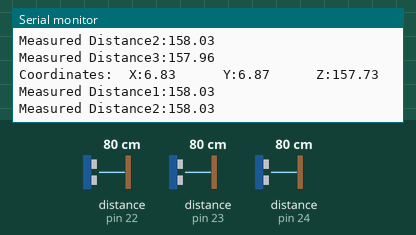
A sketch run on a simulated Arduino Mega 2560, built with avr-gcc and run on an emulated ATmega2560. On the bench: the last lines printed to the serial monitor. Wiring (inferred from the names in the program): 3 × ultrasonic range finder: trigger pin 3, echo pin 22 / trigger pin 5, echo pin 24 / trigger pin 6, echo pin 23. The inputs (shaded band) are chosen by the test bench; at power-on: distance to the obstacle (sensors on pin 22, pin 23, pin 24) 80 cm. The echo pulse lasts 58.3 µs per cm.

Above: at 1.2 s.
1.3 s: distance to the obstacle (sensor on pin 22) set to 2 cm
At 1.9 s:
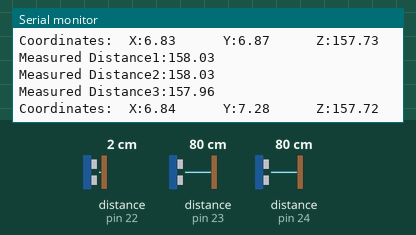
4.9 s: distance to the obstacle (sensor on pin 23) set to 2 cm
At 6.2 s:
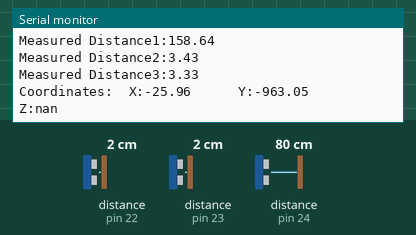
6.4 s: distance to the obstacle (sensor on pin 24) set to 2 cm
At 7.6 s:
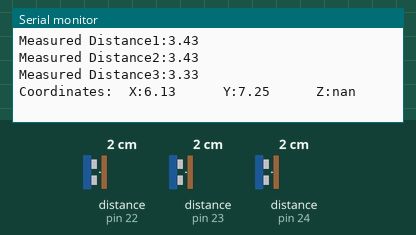
7.9 s: distance to the obstacle (sensor on pin 22) set to 9 cm
At 9.8 s:
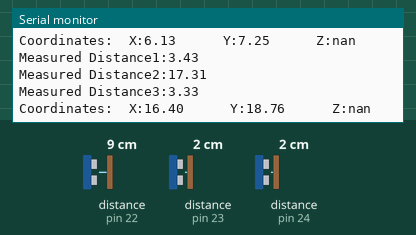
12.2 s: distance to the obstacle (sensor on pin 23) set to 4 cm
At 13.6 s:
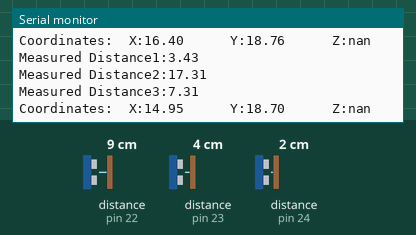
16.5 s: distance to the obstacle (sensor on pin 24) set to 4 cm
At 18.3 s:
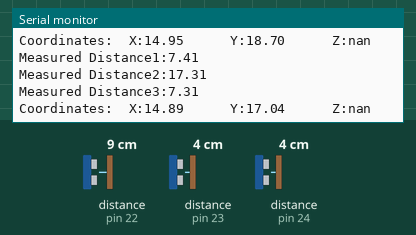
Timing chart, 0 to 19.0 s (numbered marks = the images above; inputs shaded):
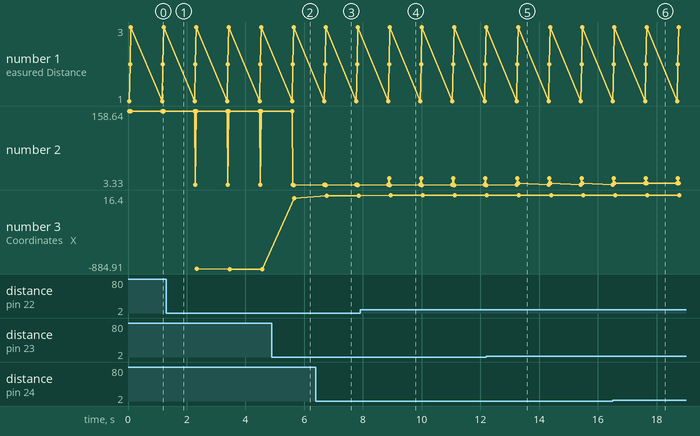

Measured:
- after the input at 4.9 s, the serial monitor: prints a new line after 0.74 s (image 2)
- after the input at 6.4 s, the serial monitor: prints a new line after 0.28 s (image 3)
- after the input at 7.9 s, the serial monitor: prints a new line after 0.99 s (image 4)
- after the input at 12.2 s, the serial monitor: prints a new line after 1.1 s (image 5)
- after the input at 16.5 s, the serial monitor: prints a new line after 1.1 s (image 6)
- plotted number 2: 157.96 → 3.33 after the input at 4.9 s, 3.33 → 7.31 after the input at 12.2 s
- plotted number 3: -884.91 → -25.96 after the input at 4.9 s, -25.96 → 6.13 after the input at 6.4 s, 6.13 → 16.4 after the input at 7.9 s, 16.4 → 14.95 after the input at 12.2 s, 14.95 → 14.89 after the input at 16.5 s

The sketch:

transmit_and_recieve.ino
```cpp
//  Initial Set up and Experimentation for the setup
//  Using HCSR04 and Arduino UNO
//  Trigger pins go in PWM, echo can go anywhere
//  Make sure to fit in the coordinates of the recievers according to your set up
//  Documented on 12/5/2018


// Declarations can be changed according to the user
// All trig pins go to PWM
const int trigPinTrans[4] = {11,8,7,6};
const int trigPinReciv[3] = {5,3,9};
const int echoPinTrans[4] = {12,25,26,27};
const int echoPinReciv[3] = {24,22,23};

// 3 durations and distances
float duration[3];
float distance[3];
// estimated coordinates of the Transmitter
float x, y, z;

void setup() {
  Serial.begin(9600);
  for(int i = 0; i < 4; i++)
  {
    pinMode(trigPinTrans[i], OUTPUT);
    pinMode(echoPinTrans[i], INPUT);
  }
  for(int i = 0; i < 3; i++)
  {
    pinMode(trigPinReciv[i], OUTPUT);
    pinMode(echoPinReciv[i], INPUT);
  }
}

void loop() {

  for(int j = 0; j < 4; j++)
    digitalWrite(trigPinTrans[j], LOW);
  for(int j = 0; j < 3; j++)
    digitalWrite(trigPinReciv[j], LOW);
  delayMicroseconds(2);
  for(int i = 0; i < 3; i++)
  {
    for(int j = 0; j < 4; j++)
      digitalWrite(trigPinTrans[j], HIGH);
    digitalWrite(trigPinReciv[i], HIGH);
    delayMicroseconds(10);
    digitalWrite(trigPinReciv[i], LOW);
    for(int j = 0; j < 4; j++)
      digitalWrite(trigPinTrans[j], LOW);
    duration[i] = pulseIn(echoPinReciv[i], HIGH);
    distance[i] = duration[i]*0.034;
    delay(10);
  }
  //Printing statements
  Serial.print("Measured Distance1:");
  Serial.println(distance[0]);
  Serial.print("Measured Distance2:");
  Serial.println(distance[1]);
  Serial.print("Measured Distance3:");
  Serial.println(distance[2]);
  Calc();   //Used to find the coordinates of the transmitter when the coordinates of the reciever are assumed to be constant.
  //Coordinates have been found through Calc(), Now displaying,
  Serial.print("Coordinates:  X:");
  Serial.print(x);
  Serial.print("      Y:");
  Serial.print(y);
  Serial.print("      Z:");
  Serial.println(z);
  delay(1000);
}

void Calc()
{
  /*Find the coordinates of the transmitter given the distances from the three recievers. This assumes
  that the first reciever is at (0,0) , the other is at (l,0) and the third is at (0,r) all at the same
  plane, it kind of works out as the z coordinates are 0 for all the above. Since the distances and the
  theoretical calculations had to be mapped hence used a,b,c for the three distances.*/
  int counter;
  float a,b,c,l,r;
  a = distance[1];
  b = distance[2];
  c = distance[0];
  l = 14;
  r = 12.5;
  // 3 x coordinates and 3 y coordinates which resulted due to the intersection of planes on which the
  // circles of intersection of the three spheres lied. one circle lies in the yz plane, one on the
  // xz plane. the first 2 points are
  float xp = (pow(a,2) - pow(b,2) + pow(l,2))/(2*l);
  float yp = (pow(a,2) - pow(c,2) + pow(r,2))/(2*r);
  // Let m be the slope of the third plane in the xy plane
  float m = l/r;
  // Using the radical axes equation S1 - S2 = 0 which gives the plane of intersection between two spheres
  // assuming S1 = 0 and S2 = 0 is the equation of the 2 spheres
  float cp = (pow(b,2) - pow(c,2) + pow(l,2) - pow(r,2))/(2*l);
  //  averaging out the x value for the three given values
  x = (2*xp + ((yp-cp)/m))/3;
  //  averaging out the y value for the three given values
  y = (2*yp + (m*xp + cp))/3;
  z = 0;  //for convenience sake, otherwise it becomes imaginary if the spheres don't intersect at all
  counter = 0;
  if(pow(a,2)>(pow(x,2) + pow(y,2)))
  {
    z += sqrt(pow(a,2)-pow(x,2)-pow(y,2));
    counter+=1;
  }
  if(pow(b,2)>(pow(x-l,2) + pow(y,2)))
  {
    z += sqrt(pow(b,2)-pow(x-l,2)-pow(y,2));
    counter+=1;
  }
  if(pow(c,2)>(pow(x,2) + pow(y-r,2)))
  {
    z += sqrt(pow(c,2)-pow(x,2)-pow(y-r,2));
    counter+=1;
  }
  z = z/counter; //to make sure the most average value possible.
}
```
